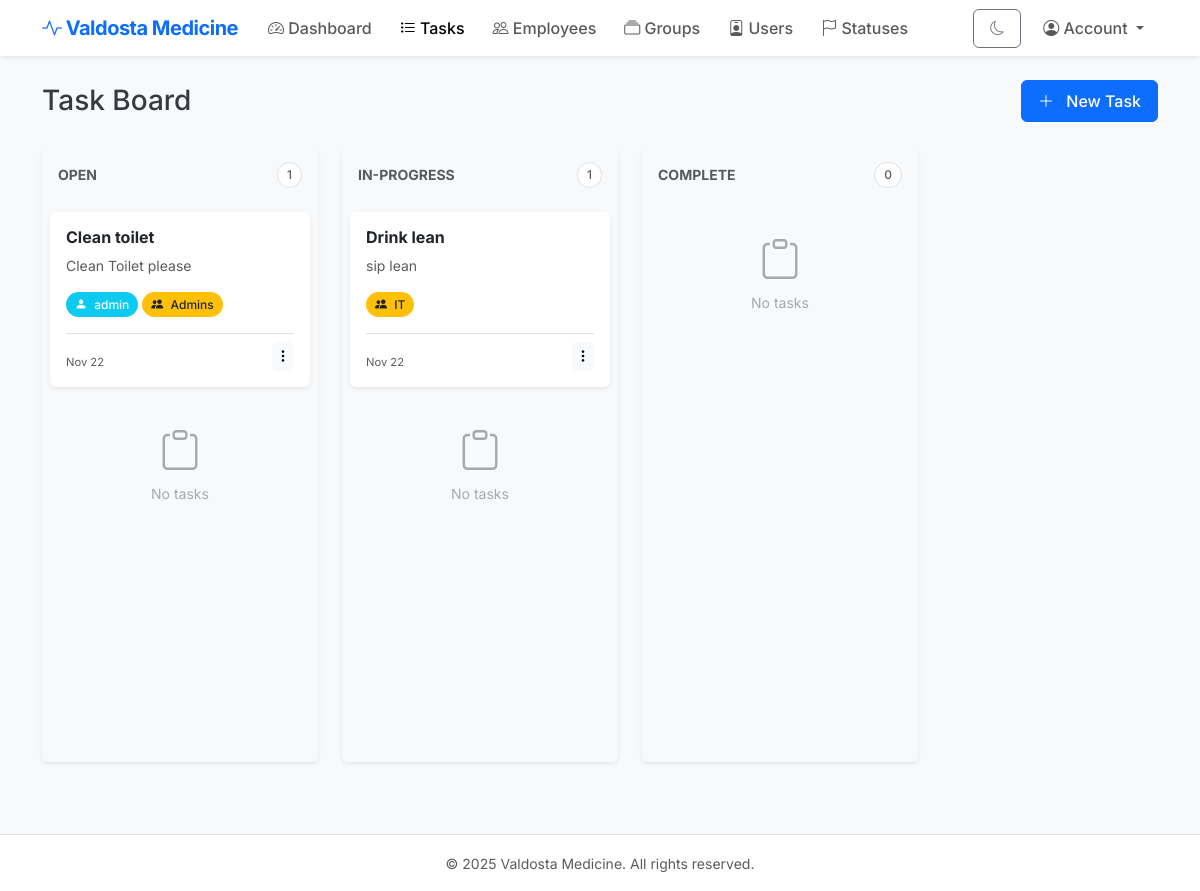
The page /tasks (signed in) on the database as committed earlier.
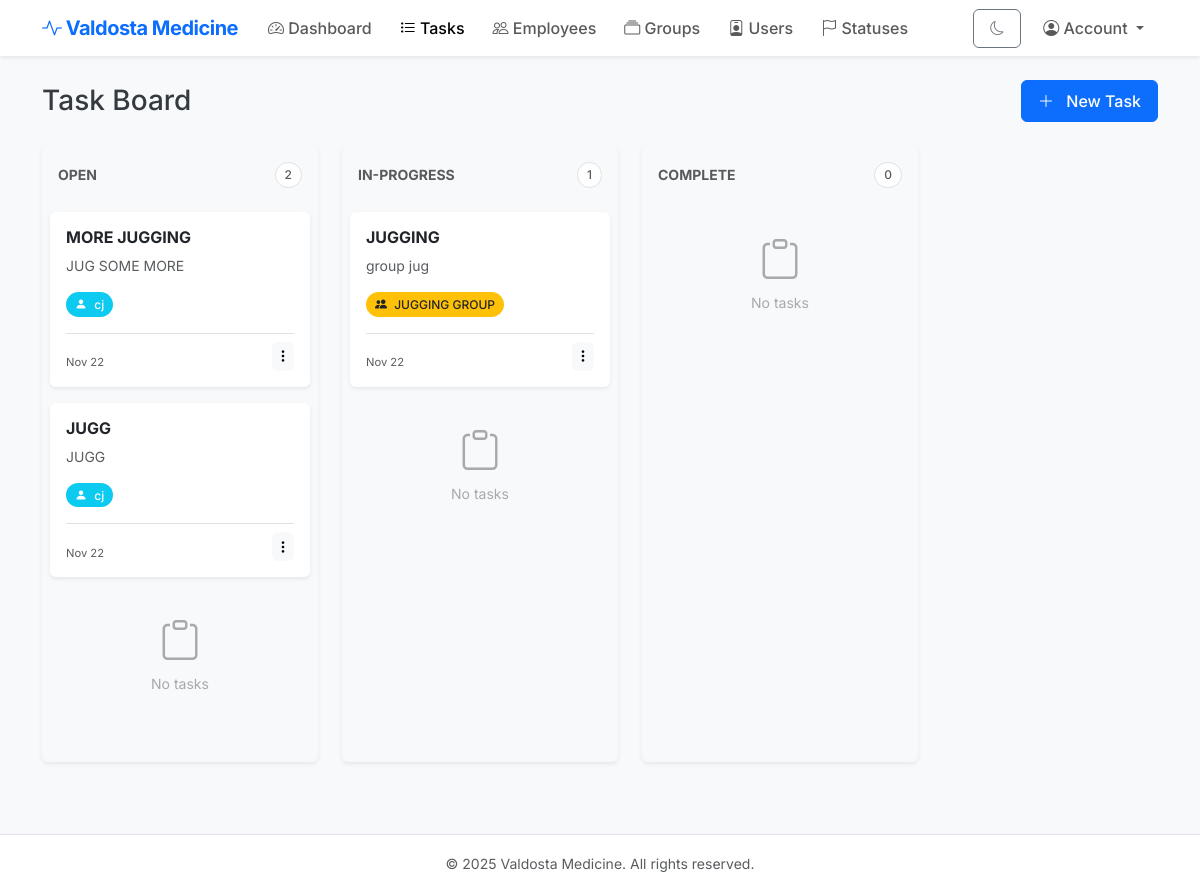
The same page on the database as committed later.
### models.py (models this page shows, shortened)
class TaskStatus(db.Model):
    __tablename__ = "task_statuses"
    id = db.Column(db.Integer, primary_key=True)
    label = db.Column(db.String(50), unique=True, nullable=False)
    is_default = db.Column(db.Boolean, default=False)
    tasks = db.relationship("Task", back_populates="status")

class Task(db.Model):
    __tablename__ = "tasks"
    id = db.Column(db.Integer, primary_key=True)
    title = db.Column(db.String(200), nullable=False)
    description = db.Column(db.Text)
    status_id = db.Column(db.Integer, db.ForeignKey("task_statuses.id"))
    assigned_user_id = db.Column(db.Integer, db.ForeignKey("users.id"), nullable=True)
    assigned_group_id = db.Column(db.Integer, db.ForeignKey("groups.id"), nullable=True)
    created_by_user_id = db.Column(db.Integer, db.ForeignKey("users.id"), nullable=False)
    created_at = db.Column(db.DateTime)
    completed_at = db.Column(db.DateTime, nullable=True)
    status = db.relationship("TaskStatus", back_populates="tasks")
    assignee = db.relationship("User", foreign_keys=[assigned_user_id])
    assigned_group = db.relationship("Group", back_populates="tasks")
    creator = db.relationship("User", back_populates="created_tasks", foreign_keys=[created_by_user_id])
    comments = db.relationship("TaskComment", back_populates="task", order_by="TaskComment.created_at", cascade="all, delete-orphan")

class User(db.Model):
    __tablename__ = "users"
    id = db.Column(db.Integer, primary_key=True)
    username = db.Column(db.String(64), unique=True, nullable=False)
    password_hash = db.Column(db.String(255), nullable=False)
    is_active = db.Column(db.Boolean, default=True)
    employee = db.relationship("Employee", back_populates="user", uselist=False)
    groups = db.relationship("Group", secondary="user_groups", back_populates="users")
    created_tasks = db.relationship("Task", back_populates="creator", foreign_keys="Task.created_by_user_id")
    def is_admin(self):
        return any(g.is_admin_group for g in self.groups)

class Group(db.Model):
    __tablename__ = "groups"
    id = db.Column(db.Integer, primary_key=True)
    name = db.Column(db.String(100), unique=True, nullable=False)
    description = db.Column(db.Text)
    is_admin_group = db.Column(db.Boolean, default=False)
    users = db.relationship("User", secondary="user_groups", back_populates="groups")
    tasks = db.relationship("Task", back_populates="assigned_group")

### app.py (the view)
    @app.route("/tasks")
    @login_required
    def tasks():
        tasks = Task.query.order_by(Task.created_at.desc()).all()
        users = User.query.all()
        groups = Group.query.all()
        statuses = TaskStatus.query.all()
        return render_template(
            "tasks.html",
            tasks=tasks,
            users=users,
            groups=groups,
            statuses=statuses
        )

### templates/tasks.html (shortened to what this page needs)
{% extends "base.html" %}
{% block content %}
<div class="d-flex justify-content-between align-items-center mb-4">
    <h2 class="h3 mb-0">Task Board</h2>
    <button class="btn btn-primary" data-bs-toggle="modal" data-bs-target="#newTaskModal">
        <i class="bi bi-plus-lg me-2"></i> New Task
    </button>
</div>
<div class="row flex-nowrap overflow-auto pb-4" style="min-height: 80vh;">
  {% for status in statuses %}
  <div class="col-md-4 col-lg-3" style="min-width: 300px;">
    <div class="card h-100 shadow-sm bg-light border-0">
      <div class="card-header bg-transparent border-0 pt-3 pb-2 d-flex justify-content-between align-items-center">
        <h6 class="card-title mb-0 text-uppercase text-muted fw-bold small tracking-wide">{{ status.label }}</h6>
        <span class="badge bg-white text-muted border rounded-pill">
            {% set count = namespace(value=0) %}
            {% for t in tasks if t.status_id == status.id %}{% set count.value = count.value + 1 %}{% endfor %}
            {{ count.value }}
        </span>
      </div>
      <div class="card-body overflow-auto px-2 kanban-drop-zone"
           data-status-id="{{ status.id }}"
           style="max-height: calc(100vh - 250px); min-height: 200px;">
        {% for t in tasks %}
        {% if t.status_id == status.id %}
        <div class="card mb-3 shadow-sm border-0 task-card draggable-task"
             draggable="true"
             data-task-id="{{ t.id }}"
             data-current-status="{{ status.id }}">
          <div class="card-body p-3">
            <div class="d-flex justify-content-between mb-2">
                <h6 class="card-title mb-0 fw-bold text-truncate" title="{{ t.title }}">{{ t.title }}</h6>
            </div>
            <p class="card-text text-muted small mb-3 text-truncate-3" style="min-height: 1.5em;">
                {{ t.description or 'No description' }}
            </p>
            <div class="d-flex flex-wrap gap-1 mb-3">
                {% if t.assignee %}
                  <span class="badge rounded-pill bg-info text-white" title="Assignee">
                      <i class="bi bi-person-fill me-1"></i> {{ t.assignee.username }}
                  </span>
                {% endif %}
                {% if t.assigned_group %}
                  <span class="badge rounded-pill bg-warning text-dark" title="Group">
                      <i class="bi bi-people-fill me-1"></i> {{ t.assigned_group.name }}
                  </span>
                {% endif %}
            </div>
            <div class="d-flex justify-content-between align-items-end border-top pt-2 mt-2">
                <small class="text-muted" style="font-size: 0.7rem;">
                    {{ t.created_at.strftime('%b %d') if t.created_at else '' }}
                </small>
                <div class="dropdown">
                    <button class="btn btn-sm btn-light border-0 p-1" type="button" data-bs-toggle="dropdown">
                        <i class="bi bi-three-dots-vertical"></i>
                    </button>
                </div>
            </div>
          </div>
        </div>
        {% endif %}
        {% endfor %}
        {% set has_tasks = false %}
        {% for t in tasks if t.status_id == status.id %}{% set has_tasks = true %}{% endfor %}
        {% if not has_tasks %}
            <div class="text-center py-4 text-muted opacity-50">
                <i class="bi bi-clipboard display-6"></i>
                <p class="small mt-2">No tasks</p>
            </div>
        {% endif %}
      </div>
    </div>
  </div>
  {% endfor %}
</div>
{% endblock %}

### templates/base.html (shortened to what this page needs)
<!doctype html>
<html lang="en" class="h-100">
<head>
  <link rel="stylesheet" href="https://cdn.jsdelivr.net/npm/bootstrap-icons@1.11.3/font/bootstrap-icons.min.css">
  <link href="https://cdn.jsdelivr.net/npm/bootstrap@5.3.3/dist/css/bootstrap.min.css" rel="stylesheet">
  <link rel="stylesheet" href="{{ url_for('static', filename='style.css') }}">
</head>
<body class="d-flex flex-column h-100 bg-light">
<nav class="navbar navbar-expand-lg navbar-light bg-white shadow-sm mb-4">
  <div class="container">
    <a class="navbar-brand fw-bold text-primary" href="{{ url_for('dashboard') }}">
      <i class="bi bi-activity"></i> Valdosta Medicine
    </a>
    <div class="collapse navbar-collapse" id="navbarContent">
      {% if session.user_id %}
      <ul class="navbar-nav me-auto mb-2 mb-lg-0">
        <li class="nav-item">
            <a class="nav-link {% if request.endpoint == 'dashboard' %}active{% endif %}" href="{{ url_for('dashboard') }}">
              <i class="bi bi-speedometer2"></i> Dashboard
            </a>
        </li>
        <li class="nav-item">
            <a class="nav-link {% if request.endpoint == 'tasks' %}active{% endif %}" href="{{ url_for('tasks') }}">
              <i class="bi bi-list-task"></i> Tasks
            </a>
        </li>
        {% if current_user and current_user.is_admin() %}
        <li class="nav-item">
            <a class="nav-link {% if request.endpoint == 'employees' %}active{% endif %}" href="{{ url_for('employees') }}">
              <i class="bi bi-people"></i> Employees
            </a>
        </li>
        <li class="nav-item">
            <a class="nav-link {% if request.endpoint == 'groups' %}active{% endif %}" href="{{ url_for('groups') }}">
              <i class="bi bi-collection"></i> Groups
            </a>
        </li>
        <li class="nav-item">
            <a class="nav-link {% if request.endpoint == 'users' %}active{% endif %}" href="{{ url_for('users') }}">
              <i class="bi bi-person-badge"></i> Users
            </a>
        </li>
        <li class="nav-item">
            <a class="nav-link {% if request.endpoint == 'statuses' %}active{% endif %}" href="{{ url_for('statuses') }}">
              <i class="bi bi-flag"></i> Statuses
            </a>
        </li>
        {% endif %}
      </ul>
      <ul class="navbar-nav align-items-center gap-2">
        <li class="nav-item">
          <button class="btn btn-sm btn-outline-secondary" id="themeToggle" type="button" aria-label="Toggle dark mode">
          </button>
        </li>
        <li class="nav-item dropdown">
           <a class="nav-link dropdown-toggle" href="#" role="button" data-bs-toggle="dropdown">
             <i class="bi bi-person-circle"></i> Account
           </a>
        </li>
      </ul>
      {% endif %}
    </div>
  </div>
</nav>
<main class="flex-shrink-0 mb-5">
  <div class="container">
    {% block content %}{% endblock %}
  </div>
</main>
<footer class="footer mt-auto py-3 bg-white border-top">
  <div class="container text-center text-muted">
    <small>&copy; {{ now_year }} Valdosta Medicine. All rights reserved.</small>
  </div>
</footer>
</body>
</html>

### static/style.css (style rules this page uses)
body { font-family: 'Inter', sans-serif; background-color: #f8f9fa; color: #343a40; }
h1, h2, h3, h4, h5, h6 { font-weight: 600; color: #212529; }
.card { border: none; box-shadow: 0 0.125rem 0.25rem rgba(0, 0, 0, 0.075); transition: transform 0.2s ease-in-out, box-shadow 0.2s ease-in-out; }
.btn { border-radius: 0.375rem; font-weight: 500; padding: 0.5rem 1rem; }
.navbar-brand { letter-spacing: -0.5px; }
.nav-link { font-weight: 500; padding: 6px 14px !important; border-radius: 999px; }
.badge { font-weight: 500; padding: 0.5em 0.75em; }
body, .card, .navbar, .footer, .table, .modal-content, .form-control, .form-select, .dropdown-menu, .badge, .nav-link, .btn { transition: background-color .25s ease, color .25s ease, border-color .25s ease, box-shadow .25s ease; }

### templates/tasks.html (style rules this page uses)
.draggable-task { cursor: move; transition: opacity 0.2s ease; }

Rows that differ between the two databases and show on the page:
removed Task: title "Clean toilet", description "Clean Toilet please", assignee.username "admin", assigned_group.name "Admins", created_at "Nov 22", shown under TaskStatus "OPEN"
removed Task: title "Drink lean", description "sip lean", assigned_group.name "IT", created_at "Nov 22", shown under TaskStatus "IN-PROGRESS"
computed for TaskStatus "OPEN": value "1" → "2"
added Task: title "MORE JUGGING", description "JUG SOME MORE", assignee.username "cj", created_at "Nov 22", shown under TaskStatus "OPEN"
added Task: title "JUGG", description "JUGG", assignee.username "cj", created_at "Nov 22", shown under TaskStatus "OPEN"
added Task: title "JUGGING", description "group jug", assigned_group.name "JUGGING GROUP", created_at "Nov 22", shown under TaskStatus "IN-PROGRESS"
